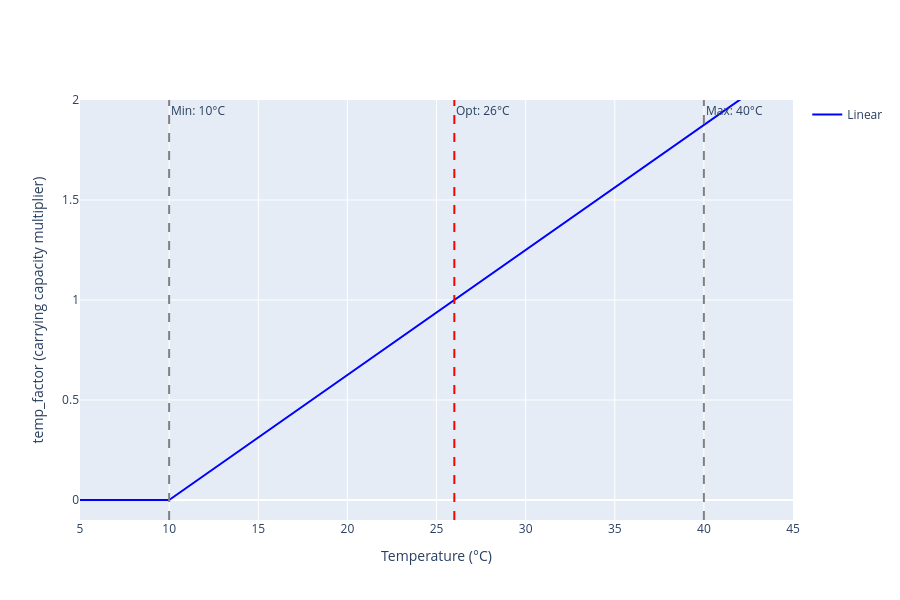
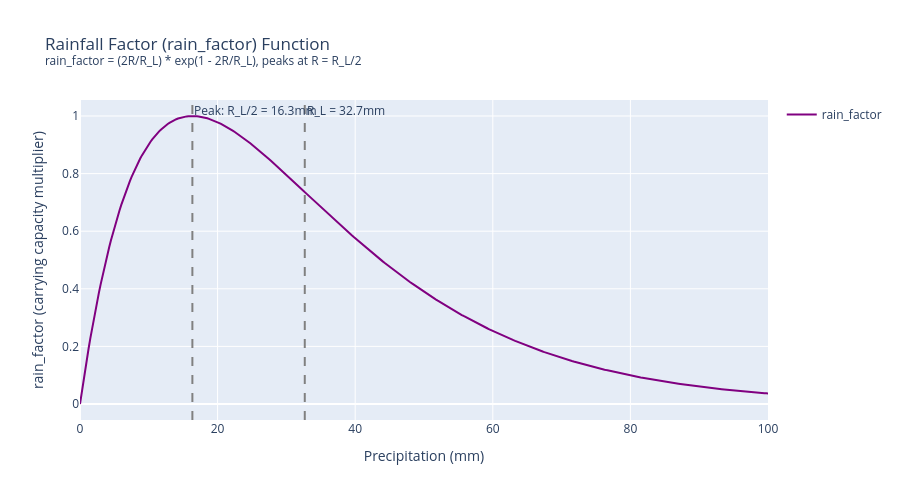

Source (notebook cell) for these figures, in order:
### Code cell
# ============================================================================
# PLOT: temp_factor and rain_factor functions from Test_SEIRS_SEI_ODE.ipynb
# ============================================================================
import plotly.graph_objects as go
import numpy as np

# Parameters from Test_SEIRS_SEI_ODE.ipynb
critical_min_temp_anop = 10
optimal_temp_anop = 26
critical_max_temp_anop = 40
Tmin = 14.5
R_L = 32.67

# Temperature range
T_vals = np.linspace(5, 45, 401)
R_vals = np.linspace(0, 100, 401)

# ============================================================================
# temp_factor Option 1: Linear function
# ============================================================================
def temp_factor_linear(T):
    return max(0, (T - critical_min_temp_anop) / (optimal_temp_anop - critical_min_temp_anop))

# ============================================================================
# temp_factor Option 2: Standard Briere function (scaled for Anopheles)
# ============================================================================
def briere_unscaled_anop(T):
    if T < critical_min_temp_anop or T > critical_max_temp_anop:
        return 0
    return T * (T - Tmin) * (critical_max_temp_anop - T)**(1/2)

# Calculate scaling factor to peak at 1.0 at optimal_temp_anop
briere_unscaled_at_opt = briere_unscaled_anop(optimal_temp_anop)
eta_anop = 1.0 / briere_unscaled_at_opt

def temp_factor_briere(T):
    if T < critical_min_temp_anop or T > critical_max_temp_anop:
        return 0.01
    return eta_anop * briere_unscaled_anop(T)

# ============================================================================
# temp_factor Option 3: Piecewise quadratic
# ============================================================================
def temp_factor_piecewise(T):
    if critical_min_temp_anop <= T <= optimal_temp_anop:
        return max(0.01, 1 - ((T - optimal_temp_anop) / (optimal_temp_anop - critical_min_temp_anop))**2)
    elif optimal_temp_anop < T <= critical_max_temp_anop:
        return max(0.01, 1 - ((T - optimal_temp_anop) / (critical_max_temp_anop - optimal_temp_anop))**2)
    else:
        return 0.01

# ============================================================================
# temp_factor Option 4: Asymmetric Gaussian (Amazon-optimized)
# Peak at 28°C, reflects 26.4-30.0°C optimal range
# ============================================================================
def temp_factor_amazon(T):
    Tmin, Tmax = critical_min_temp_anop, critical_max_temp_anop
    Topt = optimal_temp_anop  
    
    # Smooth decay beyond boundaries
    if T < Tmin:
        return np.exp(-((Tmin - T)/4)**2) * 0.01
    if T > Tmax:
        return np.exp(-((T - Tmax)/2)**2) * 0.01
    
    # Different sigma: wider on right (26-30°C optimal range)
    if T <= Topt:
        sigma = 8   # Left side (10-28°C)
    else:
        sigma = 12  # Right side (28-40°C, wider for 26-30 range)
    
    return np.exp(-0.5 * ((T - Topt) / sigma)**2)

# Calculate values for plotting (all functions)
temp_linear = [temp_factor_linear(T) for T in T_vals]
temp_briere = [temp_factor_briere(T) for T in T_vals]
temp_piecewise = [temp_factor_piecewise(T) for T in T_vals]
temp_amazon = [temp_factor_amazon(T) for T in T_vals]

# ============================================================================
# rain_factor: habitat_creating * habitat_flushing
# ============================================================================
def rain_factor(R):
    habitat_creating = 2 * R / R_L
    habitat_flushing = np.exp(1 - 2 * R / R_L)
    return habitat_creating * habitat_flushing

rain_vals = [rain_factor(R) for R in R_vals]

# ============================================================================
# Plot 1: temp_factor comparisons (all 5 functions)
# ============================================================================
fig1 = go.Figure()
fig1.add_trace(go.Scatter(
    x=T_vals, y=temp_linear,
    mode='lines', name='Linear', line=dict(color='blue', width=2)
))
# fig1.add_trace(go.Scatter(
#     x=T_vals, y=temp_briere,
#     mode='lines', name='Briere (standard)', line=dict(color='red', width=2, dash='dot')
# ))
# fig1.add_trace(go.Scatter(
#     x=T_vals, y=temp_piecewise,
#     mode='lines', name='Piecewise Quadratic', line=dict(color='green', width=2, dash='dash')
# ))
# fig1.add_trace(go.Scatter(
#     x=T_vals, y=temp_amazon,
#     mode='lines', name='Amazon-Optimized', line=dict(color='cyan', width=3)
# ))

fig1.update_layout(
    xaxis_title='Temperature (°C)',
    yaxis_title='temp_factor (carrying capacity multiplier)',
    height=600,
    showlegend=True,
    yaxis=dict(range=[-0.1, 2.0])
)
# Add vertical lines for key temperatures
fig1.add_vline(x=critical_min_temp_anop, line_dash='dash', line_color='gray', 
             annotation_text=f'Min: {critical_min_temp_anop}°C')
fig1.add_vline(x=optimal_temp_anop, line_dash='dash', line_color='red',
             annotation_text=f'Opt: {optimal_temp_anop}°C')
fig1.add_vline(x=critical_max_temp_anop, line_dash='dash', line_color='gray',
             annotation_text=f'Max: {critical_max_temp_anop}°C')
fig1.show()

# ============================================================================
# Plot 2: rain_factor
# ============================================================================
fig2 = go.Figure()
fig2.add_trace(go.Scatter(
    x=R_vals, y=rain_vals,
    mode='lines', name='rain_factor', line=dict(color='purple', width=2)
))

fig2.update_layout(
    title='Rainfall Factor (rain_factor) Function<br><sup>rain_factor = (2R/R_L) * exp(1 - 2R/R_L), peaks at R = R_L/2</sup>',
    xaxis_title='Precipitation (mm)',
    yaxis_title='rain_factor (carrying capacity multiplier)',
    height=500,
    showlegend=True
)
fig2.add_vline(x=R_L/2, line_dash='dash', line_color='gray',
             annotation_text=f'Peak: R_L/2 = {R_L/2:.1f}mm')
fig2.add_vline(x=R_L, line_dash='dash', line_color='gray',
             annotation_text=f'R_L = {R_L:.1f}mm')
fig2.show()

print('='*70)
print('TEMPERATURE FACTOR SUMMARY')
print('='*70)
print(f'Critical min (Anopheles): {critical_min_temp_anop}°C')
print(f'Optimal temp (Anopheles): {optimal_temp_anop}°C')
print(f'Critical max (Anopheles): {critical_max_temp_anop}°C')
print(f'\nAmazon breeding habitats: 26.4-30.0°C')
print(f'High larval survival at 20°C (slower development)')
print(f'Peak transmission: 24.6-29.4°C')
print(f'\n1. Linear: max(0, (T-10)/16), will be limited by f_R')
print(f'2. Standard Briere: peaks at ~22°C (not 26-30 range!)')
print(f'3. Piecewise: Too perfect, peak at 26°C')
print(f'4. Amazon-Optimized: Peak 28°C, wide 26-30°C range')

print('\n' + '='*70)
print('RAINFALL FACTOR SUMMARY')
print('='*70)
print(f'R_L = {R_L} mm')
print(f'rain_factor = (2R/R_L) * exp(1 - 2R/R_L)')
print(f'Peaks at R = R_L/2 = {R_L/2} mm')
print(f'At R=0: rain_factor = {(2*0/R_L)*np.exp(1 - (2*0/R_L)):.3f}')
print(f'At R=R_L/2: rain_factor = {(2*(R_L/2)/R_L)*np.exp(1 - (2*(R_L/2)/R_L)):.3f}')
print(f'At R=R_L: rain_factor = {(2*R_L/R_L)*np.exp(1 - (2*R_L/R_L)):.3f}')
print(f'At R=2*R_L: rain_factor = {(2*2*R_L/R_L)*np.exp(1 - (2*2*R_L/R_L)):.3f}')

### Figure 1 — Plotly figure (JSON) as saved in the notebook; plotly's stock layout.template omitted (floating-point values rounded to 4 significant figures; data arrays with more than 128 entries replaced by an {"elided": "..."} marker saying what was removed)
{"data": [{"line": {"color": "blue", "width": 2}, "mode": "lines", "name": "Linear", "type": "scatter", "x": {"elided": "401 float values"}, "y": {"elided": "401 float values"}}], "layout": {"annotations": [{"showarrow": false, "text": "Min: 10°C", "x": 10, "xanchor": "left", "xref": "x", "y": 1, "yanchor": "top", "yref": "y domain"}, {"showarrow": false, "text": "Opt: 26°C", "x": 26, "xanchor": "left", "xref": "x", "y": 1, "yanchor": "top", "yref": "y domain"}, {"showarrow": false, "text": "Max: 40°C", "x": 40, "xanchor": "left", "xref": "x", "y": 1, "yanchor": "top", "yref": "y domain"}], "height": 600, "shapes": [{"line": {"color": "gray", "dash": "dash"}, "type": "line", "x0": 10, "x1": 10, "xref": "x", "y0": 0, "y1": 1, "yref": "y domain"}, {"line": {"color": "red", "dash": "dash"}, "type": "line", "x0": 26, "x1": 26, "xref": "x", "y0": 0, "y1": 1, "yref": "y domain"}, {"line": {"color": "gray", "dash": "dash"}, "type": "line", "x0": 40, "x1": 40, "xref": "x", "y0": 0, "y1": 1, "yref": "y domain"}], "showlegend": true, "xaxis": {"autorange": true, "range": [5, 45.41], "title": {"text": "Temperature (°C)"}, "type": "linear"}, "yaxis": {"range": [-0.1, 2], "title": {"text": "temp_factor (carrying capacity multiplier)"}, "type": "linear"}}}

### Figure 2 — Plotly figure (JSON) as saved in the notebook; plotly's stock layout.template omitted (floating-point values rounded to 4 significant figures; data arrays with more than 128 entries replaced by an {"elided": "..."} marker saying what was removed)
{"data": [{"line": {"color": "purple", "width": 2}, "mode": "lines", "name": "rain_factor", "type": "scatter", "x": {"elided": "401 float values"}, "y": {"elided": "401 float values"}}], "layout": {"annotations": [{"showarrow": false, "text": "Peak: R_L/2 = 16.3mm", "x": 16.34, "xanchor": "left", "xref": "x", "y": 1, "yanchor": "top", "yref": "y domain"}, {"showarrow": false, "text": "R_L = 32.7mm", "x": 32.67, "xanchor": "left", "xref": "x", "y": 1, "yanchor": "top", "yref": "y domain"}], "height": 500, "shapes": [{"line": {"color": "gray", "dash": "dash"}, "type": "line", "x0": 16.34, "x1": 16.34, "xref": "x", "y0": 0, "y1": 1, "yref": "y domain"}, {"line": {"color": "gray", "dash": "dash"}, "type": "line", "x0": 32.67, "x1": 32.67, "xref": "x", "y0": 0, "y1": 1, "yref": "y domain"}], "showlegend": true, "title": {"text": "Rainfall Factor (rain_factor) Function<br><sup>rain_factor = (2R/R_L) * exp(1 - 2R/R_L), peaks at R = R_L/2</sup>"}, "xaxis": {"autorange": true, "range": [0, 100], "title": {"text": "Precipitation (mm)"}, "type": "linear"}, "yaxis": {"autorange": true, "range": [-0.05555, 1.056], "title": {"text": "rain_factor (carrying capacity multiplier)"}, "type": "linear"}}}
